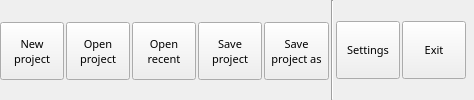
        <widget class="QWidget" name="TabFile">
         <property name="font">
          <font>
           <family>Sans Serif</family>
           <pointsize>8</pointsize>
          </font>
         </property>
         <attribute name="title">
          <string>File</string>
         </attribute>
         <layout class="QHBoxLayout" name="horizontalLayout_4">
          <property name="spacing">
           <number>2</number>
          </property>
          <property name="margin">
           <number>0</number>
          </property>
          <item>
           <widget class="QToolButton" name="Action_New_BT">
            <property name="sizePolicy">
             <sizepolicy hsizetype="Fixed" vsizetype="Fixed">
              <horstretch>0</horstretch>
              <verstretch>0</verstretch>
             </sizepolicy>
            </property>
            <property name="minimumSize">
             <size>
              <width>64</width>
              <height>58</height>
             </size>
            </property>
            <property name="maximumSize">
             <size>
              <width>16777215</width>
              <height>56</height>
             </size>
            </property>
            <property name="font">
             <font>
              <family>Sans Serif</family>
              <pointsize>8</pointsize>
             </font>
            </property>
            <property name="toolTip">
             <string>Create a new empty project (Ctrl+N)</string>
            </property>
            <property name="text">
             <string>New
project</string>
            </property>
            <property name="icon">
             <iconset>
              <normaloff>img/filenew.png</normaloff>img/filenew.png</iconset>
            </property>
            <property name="iconSize">
             <size>
              <width>24</width>
              <height>24</height>
             </size>
            </property>
            <property name="shortcut">
             <string>Ctrl+N</string>
            </property>
            <property name="toolButtonStyle">
             <enum>Qt::ToolButtonTextUnderIcon</enum>
            </property>
           </widget>
          </item>
          <item>
           <widget class="QToolButton" name="Action_Open_BT">
            <property name="sizePolicy">
             <sizepolicy hsizetype="Fixed" vsizetype="Fixed">
              <horstretch>0</horstretch>
              <verstretch>0</verstretch>
             </sizepolicy>
            </property>
            <property name="minimumSize">
             <size>
              <width>64</width>
              <height>58</height>
             </size>
            </property>
            <property name="maximumSize">
             <size>
              <width>16777215</width>
              <height>56</height>
             </size>
            </property>
            <property name="font">
             <font>
              <family>Sans Serif</family>
              <pointsize>8</pointsize>
             </font>
            </property>
            <property name="toolTip">
             <string>Open a previously saved project (Ctrl+O)</string>
            </property>
            <property name="text">
             <string>Open
project</string>
            </property>
            <property name="icon">
             <iconset>
              <normaloff>img/fileopen.png</normaloff>img/fileopen.png</iconset>
            </property>
            <property name="iconSize">
             <size>
              <width>24</width>
              <height>24</height>
             </size>
            </property>
            <property name="shortcut">
             <string>Ctrl+O</string>
            </property>
            <property name="toolButtonStyle">
             <enum>Qt::ToolButtonTextUnderIcon</enum>
            </property>
           </widget>
          </item>
          <item>
           <widget class="QToolButton" name="Action_OpenRecent_BT">
            <property name="sizePolicy">
             <sizepolicy hsizetype="Fixed" vsizetype="Fixed">
              <horstretch>0</horstretch>
              <verstretch>0</verstretch>
             </sizepolicy>
            </property>
            <property name="minimumSize">
             <size>
              <width>64</width>
              <height>58</height>
             </size>
            </property>
            <property name="maximumSize">
             <size>
              <width>16777215</width>
              <height>56</height>
             </size>
            </property>
            <property name="font">
             <font>
              <family>Sans Serif</family>
              <pointsize>8</pointsize>
             </font>
            </property>
            <property name="toolTip">
             <string>Open a recently used project file</string>
            </property>
            <property name="text">
             <string>Open
recent</string>
            </property>
            <property name="icon">
             <iconset>
              <normaloff>img/filerecent.png</normaloff>img/filerecent.png</iconset>
            </property>
            <property name="iconSize">
             <size>
              <width>24</width>
              <height>24</height>
             </size>
            </property>
            <property name="toolButtonStyle">
             <enum>Qt::ToolButtonTextUnderIcon</enum>
            </property>
           </widget>
          </item>
          <item>
           <widget class="QToolButton" name="Action_Save_BT">
            <property name="sizePolicy">
             <sizepolicy hsizetype="Fixed" vsizetype="Fixed">
              <horstretch>0</horstretch>
              <verstretch>0</verstretch>
             </sizepolicy>
            </property>
            <property name="minimumSize">
             <size>
              <width>64</width>
              <height>58</height>
             </size>
            </property>
            <property name="maximumSize">
             <size>
              <width>16777215</width>
              <height>56</height>
             </size>
            </property>
            <property name="font">
             <font>
              <family>Sans Serif</family>
              <pointsize>8</pointsize>
             </font>
            </property>
            <property name="toolTip">
             <string>Save current project (Ctrl+S)</string>
            </property>
            <property name="text">
             <string>Save
project</string>
            </property>
            <property name="icon">
             <iconset>
              <normaloff>img/filesave.png</normaloff>img/filesave.png</iconset>
            </property>
            <property name="iconSize">
             <size>
              <width>24</width>
              <height>24</height>
             </size>
            </property>
            <property name="shortcut">
             <string>Ctrl+S</string>
            </property>
            <property name="toolButtonStyle">
             <enum>Qt::ToolButtonTextUnderIcon</enum>
            </property>
           </widget>
          </item>
          <item>
           <widget class="QToolButton" name="ActionSave_as_BT">
            <property name="sizePolicy">
             <sizepolicy hsizetype="Fixed" vsizetype="Fixed">
              <horstretch>0</horstretch>
              <verstretch>0</verstretch>
             </sizepolicy>
            </property>
            <property name="minimumSize">
             <size>
              <width>64</width>
              <height>58</height>
             </size>
            </property>
            <property name="maximumSize">
             <size>
              <width>16777215</width>
              <height>56</height>
             </size>
            </property>
            <property name="font">
             <font>
              <family>Sans Serif</family>
              <pointsize>8</pointsize>
             </font>
            </property>
            <property name="toolTip">
             <string>Save current project to a new project file</string>
            </property>
            <property name="text">
             <string>Save
project as</string>
            </property>
            <property name="icon">
             <iconset>
              <normaloff>img/filesaveas.png</normaloff>img/filesaveas.png</iconset>
            </property>
            <property name="iconSize">
             <size>
              <width>24</width>
              <height>24</height>
             </size>
            </property>
            <property name="toolButtonStyle">
             <enum>Qt::ToolButtonTextUnderIcon</enum>
            </property>
           </widget>
          </item>
          <item>
           <widget class="Line" name="line">
            <property name="orientation">
             <enum>Qt::Vertical</enum>
            </property>
           </widget>
          </item>
          <item>
           <widget class="QToolButton" name="ActionConfiguration_BT">
            <property name="sizePolicy">
             <sizepolicy hsizetype="Fixed" vsizetype="Fixed">
              <horstretch>0</horstretch>
              <verstretch>56</verstretch>
             </sizepolicy>
            </property>
            <property name="minimumSize">
             <size>
              <width>64</width>
              <height>58</height>
             </size>
            </property>
            <property name="font">
             <font>
              <family>Sans Serif</family>
              <pointsize>8</pointsize>
             </font>
            </property>
            <property name="toolTip">
             <string>Change application and project settings</string>
            </property>
            <property name="text">
             <string>Settings</string>
            </property>
            <property name="icon">
             <iconset>
              <normaloff>img/config.png</normaloff>img/config.png</iconset>
            </property>
            <property name="iconSize">
             <size>
              <width>24</width>
              <height>24</height>
             </size>
            </property>
            <property name="toolButtonStyle">
             <enum>Qt::ToolButtonTextUnderIcon</enum>
            </property>
           </widget>
          </item>
          <item>
           <widget class="QToolButton" name="Action_Exit_BT">
            <property name="sizePolicy">
             <sizepolicy hsizetype="Fixed" vsizetype="Fixed">
              <horstretch>0</horstretch>
              <verstretch>56</verstretch>
             </sizepolicy>
            </property>
            <property name="minimumSize">
             <size>
              <width>64</width>
              <height>58</height>
             </size>
            </property>
            <property name="font">
             <font>
              <family>Sans Serif</family>
              <pointsize>8</pointsize>
             </font>
            </property>
            <property name="toolTip">
             <string>Exit application (Ctrl+W)</string>
            </property>
            <property name="text">
             <string>Exit</string>
            </property>
            <property name="icon">
             <iconset>
              <normaloff>img/exit.png</normaloff>img/exit.png</iconset>
            </property>
            <property name="iconSize">
             <size>
              <width>24</width>
              <height>24</height>
             </size>
            </property>
            <property name="shortcut">
             <string>Ctrl+W</string>
            </property>
            <property name="toolButtonStyle">
             <enum>Qt::ToolButtonTextUnderIcon</enum>
            </property>
           </widget>
          </item>
          <item>
           <widget class="QLabel" name="label">
            <property name="text">
             <string notr="true"/>
            </property>
           </widget>
          </item>
         </layout>
        </widget>
